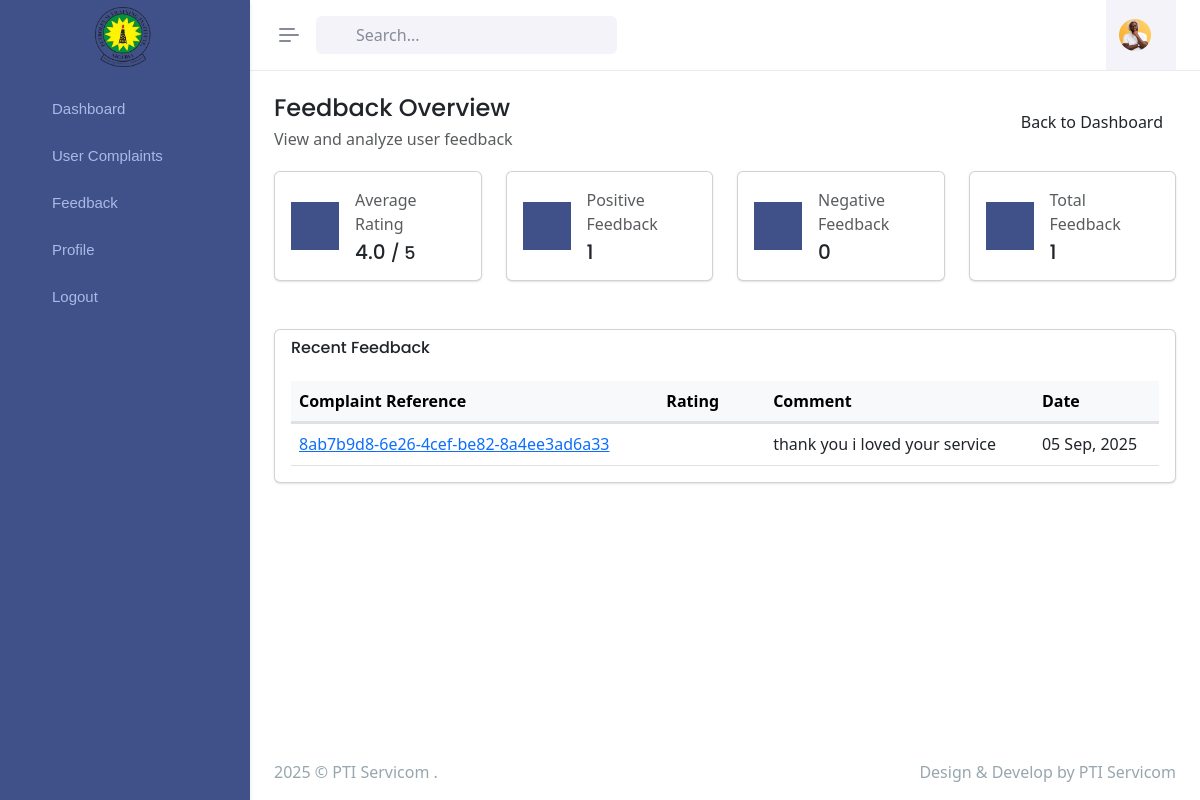
Before: /feedback/ (signed in) with the older database file.
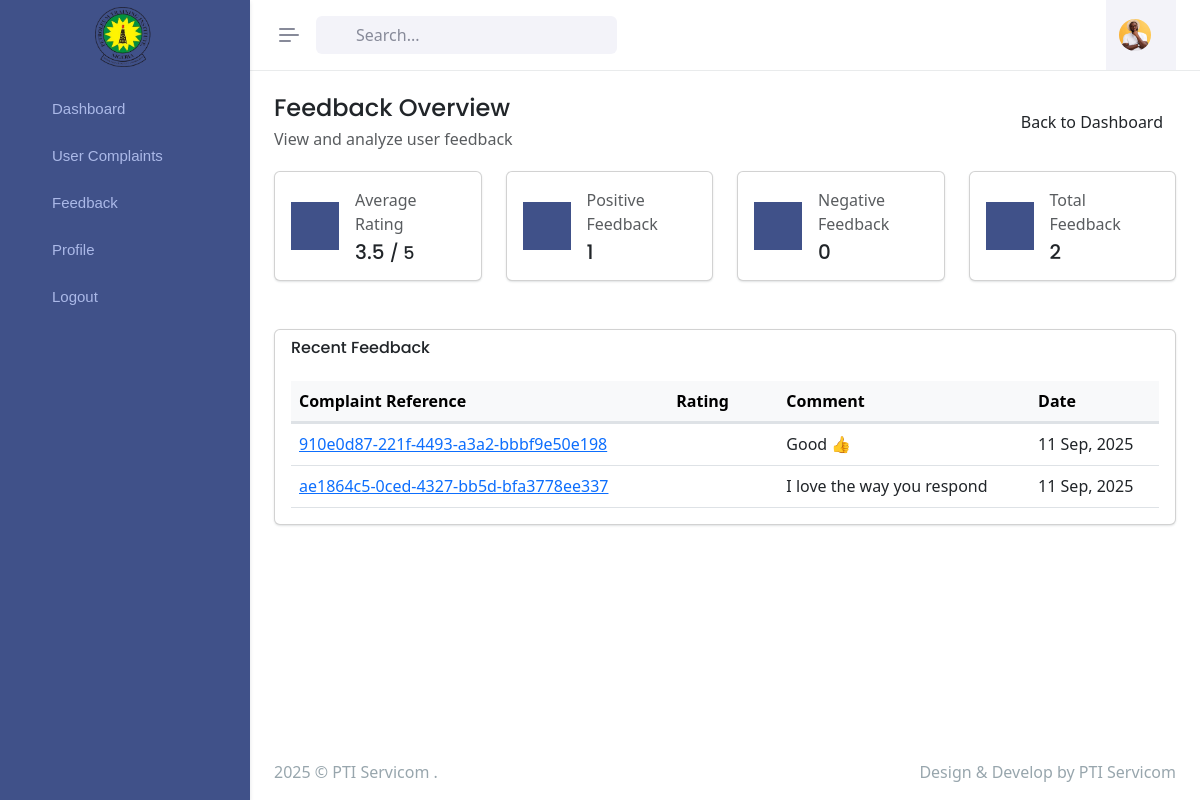
After: the same page with the newer database file.
### servicom/models.py (models this page shows, shortened)
class Feedback(models.Model):
    complaint = models.OneToOneField(Complaint, on_delete=models.CASCADE)
    rating = models.PositiveSmallIntegerField(choices=[(i, str(i)) for i in range(1, 6)])
    comment = models.TextField(blank=True)
    created_at = models.DateTimeField(default=timezone.now)

class Complaint(models.Model):
    STATUS_CHOICES = [
        ('pending', 'Pending'),
        ('in_progress', 'In Progress'),
        ('resolved', 'Resolved'),
        ('rejected', 'Rejected'),
    ]
    TYPE_CHOICES = [
        ('services', 'Services'),
        ('goods', 'Goods'),
    ]
    reference = models.UUIDField(default=uuid.uuid4, editable=False, unique=True)
    profile = models.ForeignKey(Profile, on_delete=models.SET_NULL, null=True, blank=True)
    type = models.CharField(max_length=100, choices = TYPE_CHOICES, null = True)
    description = models.TextField()
    department = models.ForeignKey(Department, on_delete=models.SET_NULL, null=True, blank=True)
    status = models.CharField(max_length=20, choices=STATUS_CHOICES, default='pending')
    file = models.FileField(upload_to='complaints/', blank=True, null=True)
    resolved_details = models.TextField(null = True, help_text = "Enter the details of how issue was resolved", blank = True)
    created_at = models.DateTimeField(default=timezone.now)
    updated_at = models.DateTimeField(auto_now=True)

### servicom/views.py (the view)
# urls.py: path('feedback/', views.feedback_list, name='feedback_list'),
@login_required
def feedback_list(request):
    feedback_list = Feedback.objects.all().order_by('-created_at')
    total_feedback = Feedback.objects.count()
    from django.db.models import Avg
    average_rating = Feedback.objects.aggregate(Avg('rating'))['rating__avg'] or 0
    positive_feedback = Feedback.objects.filter(rating__gte=4).count()
    negative_feedback = Feedback.objects.filter(rating__lte=2).count()
    context = {
        'feedback_list': feedback_list,
        'total_feedback': total_feedback,
        'average_rating': round(average_rating, 1),
        'positive_feedback': positive_feedback,
        'negative_feedback': negative_feedback,
    }
    return render(request, 'dashboard/feedback.html', context)

### templates/dashboard/feedback.html (shortened to what the changed rows need)
{% extends 'dashboard/base.html' %}
{% block content %}
{% load static%}
<div class="main-content">
    <div class="page-content">
        <div class="container-fluid">
            <div class="row">
                <div class="col">
                    <div class="h-100">
                        <div class="row">
                            <div class="col-lg-3 col-sm-6">
                                <div class="card">
                                    <div class="card-body">
                                        <div class="d-flex align-items-center">
                                            <div class="flex-grow-1 ms-3">
                                                <p class="text-muted mb-1">Average Rating</p>
                                                <h5 class="mb-0">{{ average_rating }} <small>/ 5</small></h5>
                                            </div>
                                        </div>
                                    </div>
                                </div>
                            </div>
                            <div class="col-lg-3 col-sm-6">
                                <div class="card">
                                    <div class="card-body">
                                        <div class="d-flex align-items-center">
                                            <div class="flex-grow-1 ms-3">
                                                <p class="text-muted mb-1">Total Feedback</p>
                                                <h5 class="mb-0">{{ total_feedback }}</h5>
                                            </div>
                                        </div>
                                    </div>
                                </div>
                            </div>
                        </div>
                        <div class="row mt-4">
                            <div class="col-lg-12">
                                <div class="card">
                                    <div class="card-body">
                                        <div class="table-responsive">
                                            <table class="table table-centered table-nowrap mb-0">
                                                <thead class="table-light">
                                                    <tr>
                                                        <th>Complaint Reference</th>
                                                        <th>Rating</th>
                                                        <th>Comment</th>
                                                        <th>Date</th>
                                                    </tr>
                                                </thead>
                                                <tbody>
                                                    {% for feedback in feedback_list %}
                                                    <tr>
                                                        <td>
                                                            <a href="{% url 'track_complaint' reference=feedback.complaint.reference %}" class="text-primary">
                                                                {{ feedback.complaint.reference }}
                                                            </a>
                                                        </td>
                                                        <td>
                                                            <div class="text-warning">
                                                            {% for i in "12345" %}
                                                        {% if i|add:0 <= feedback.rating %}
                                                            <i class="mdi mdi-star text-warning"></i>
                                                        {% else %}
                                                            <i class="mdi mdi-star-outline text-muted"></i>
                                                        {% endif %}
                                                    {% endfor %}
                                                            </div>
                                                        </td>
                                                        <td>{{ feedback.comment|truncatechars:50 }}</td>
                                                        <td>{{ feedback.created_at|date:"d M, Y" }}</td>
                                                    </tr>
                                                    {% empty %}
                                                    <tr>
                                                        <td colspan="4" class="text-center">No feedback available</td>
                                                    </tr>
                                                    {% endfor %}
                                                </tbody>
                                            </table>
                                        </div>
                                    </div>
                                </div>
                            </div>
                        </div>
                    </div>
                </div>
            </div>
        </div>
    </div>
</div>
{% endblock content %}

Changed rows visible on the page:
removed Feedback: complaint.reference "8ab7b9d8-6e26-4cef-be82-8a4ee3ad6a33", rating 4 (drawn), comment "thank you i loved your service", created_at "05 Sep, 2025"
added Feedback: complaint.reference "910e0d87-221f-4493-a3a2-bbbf9e50e198", rating 3 (drawn), comment "Good 👍", created_at "11 Sep, 2025"
added Feedback: complaint.reference "ae1864c5-0ced-4327-bb5d-bfa3778ee337", rating 4 (drawn), comment "I love the way you respond", created_at "11 Sep, 2025"
Other visible differences:
{{ average_rating }}: "4.0" → "3.5"
{{ total_feedback }}: "1" → "2"
